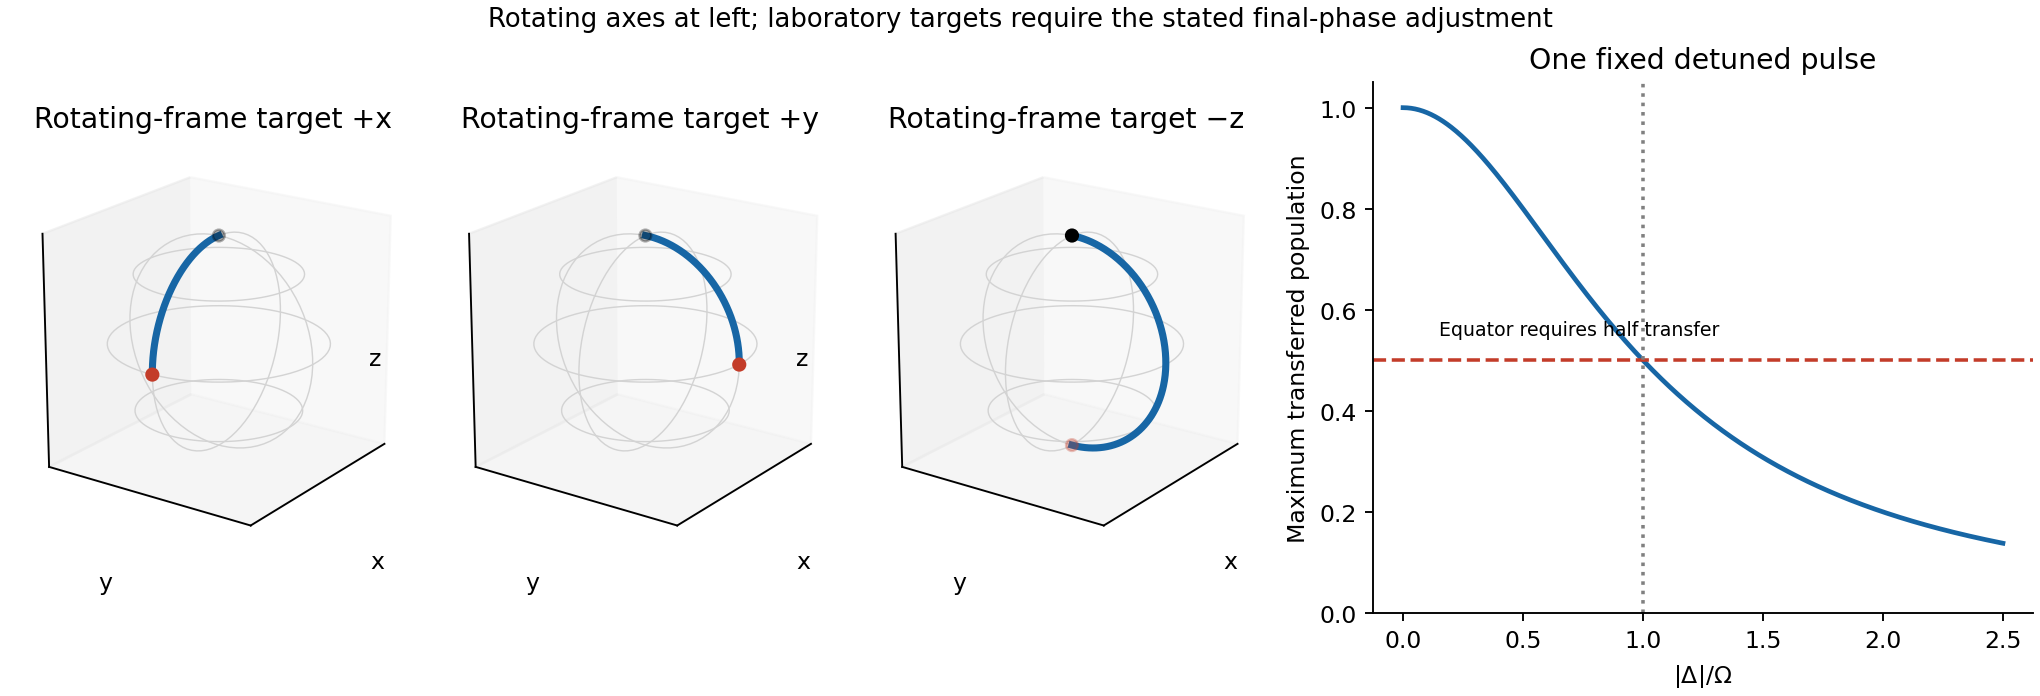

Write Python code to recreate this figure.
"""Original explanatory plot. Python 3.14, numpy, matplotlib.
Run from the destination directory; writes a PNG basename to cwd.
"""
import numpy as np
import matplotlib
matplotlib.use('Agg')
import matplotlib.pyplot as plt
plt.rcParams.update({'figure.facecolor':'white','savefig.facecolor':'white','font.size':10,'axes.spines.top':False,'axes.spines.right':False})
fig=plt.figure(figsize=(12,4.1),layout='constrained');gs=fig.add_gridspec(1,4,width_ratios=[1,1,1,1.6])
for j,(phi,end,name) in enumerate([(np.pi/2,np.pi/2,'+x'),(0,np.pi/2,'+y'),(0,np.pi,'−z')]):
 a=fig.add_subplot(gs[0,j],projection='3d');u=np.linspace(0,2*np.pi,80)
 for z in [-.65,0,.65]:
  r=np.sqrt(1-z*z);a.plot(r*np.cos(u),r*np.sin(u),np.full_like(u,z),color='lightgray',lw=.6)
 for az in [0,np.pi/2]:a.plot(np.sin(u)*np.cos(az),np.sin(u)*np.sin(az),np.cos(u),color='lightgray',lw=.6)
 t=np.linspace(0,end,300);xx=np.sin(phi)*np.sin(t);yy=np.cos(phi)*np.sin(t);zz=np.cos(t);a.plot(xx,yy,zz,color='#1766a5',lw=3);a.scatter([0,xx[-1]],[0,yy[-1]],[1,zz[-1]],color=['black','#c33c29'],s=25)
 a.set(xlim=(-1.1,1.1),ylim=(-1.1,1.1),zlim=(-1.1,1.1),xlabel='x',ylabel='y',zlabel='z',title=f'Rotating-frame target {name}');a.set_xticks([]);a.set_yticks([]);a.set_zticks([]);a.view_init(elev=20,azim=35);a.set_box_aspect((1,1,1));a.grid(False)
a=fig.add_subplot(gs[0,3]);r=np.linspace(0,2.5,600);a.plot(r,1/(1+r*r),color='#1766a5',lw=2);a.axhline(.5,ls='--',color='#c33c29');a.axvline(1,ls=':',color='gray');a.text(.15,.55,'Equator requires half transfer',fontsize=8);a.set(xlabel=r'$|\Delta|/\Omega$',ylabel='Maximum transferred population',ylim=(0,1.05),title='One fixed detuned pulse');fig.suptitle('Rotating axes at left; laboratory targets require the stated final-phase adjustment',fontsize=11)
fig.savefig('paper-1-spin-pulses.png',dpi=170);plt.close(fig)
